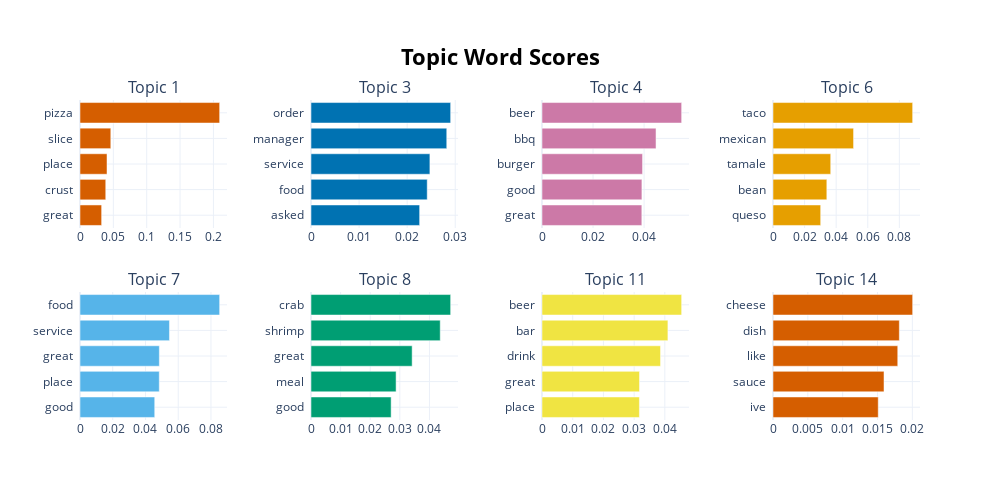

Notebook code for this chart:
### Code cell
topic_model.visualize_barchart(n_words=5)

### Figure 1 — Plotly figure (JSON) as saved in the notebook; plotly's stock layout.template omitted (floating-point values rounded to 4 significant figures)
{"data": [{"marker": {"color": "#D55E00"}, "orientation": "h", "type": "bar", "x": [0.03243, 0.0386, 0.04051, 0.04618, 0.2094], "xaxis": "x", "y": ["great  ", "crust  ", "place  ", "slice  ", "pizza  "], "yaxis": "y"}, {"marker": {"color": "#0072B2"}, "orientation": "h", "type": "bar", "x": [0.0226, 0.02417, 0.02473, 0.02824, 0.02905], "xaxis": "x2", "y": ["asked  ", "food  ", "service  ", "manager  ", "order  "], "yaxis": "y2"}, {"marker": {"color": "#CC79A7"}, "orientation": "h", "type": "bar", "x": [0.0391, 0.03914, 0.03939, 0.04466, 0.0547], "xaxis": "x3", "y": ["great  ", "good  ", "burger  ", "bbq  ", "beer  "], "yaxis": "y3"}, {"marker": {"color": "#E69F00"}, "orientation": "h", "type": "bar", "x": [0.03019, 0.03409, 0.03654, 0.05101, 0.08843], "xaxis": "x4", "y": ["queso  ", "bean  ", "tamale  ", "mexican  ", "taco  "], "yaxis": "y4"}, {"marker": {"color": "#56B4E9"}, "orientation": "h", "type": "bar", "x": [0.04565, 0.04842, 0.04846, 0.05464, 0.0853], "xaxis": "x5", "y": ["good  ", "place  ", "great  ", "service  ", "food  "], "yaxis": "y5"}, {"marker": {"color": "#009E73"}, "orientation": "h", "type": "bar", "x": [0.02706, 0.02873, 0.03416, 0.04364, 0.04716], "xaxis": "x6", "y": ["good  ", "meal  ", "great  ", "shrimp  ", "crab  "], "yaxis": "y6"}, {"marker": {"color": "#F0E442"}, "orientation": "h", "type": "bar", "x": [0.03172, 0.03175, 0.0386, 0.041, 0.04548], "xaxis": "x7", "y": ["place  ", "great  ", "drink  ", "bar  ", "beer  "], "yaxis": "y7"}, {"marker": {"color": "#D55E00"}, "orientation": "h", "type": "bar", "x": [0.01511, 0.01593, 0.01791, 0.01813, 0.02005], "xaxis": "x8", "y": ["ive  ", "sauce  ", "like  ", "dish  ", "cheese  "], "yaxis": "y8"}], "layout": {"annotations": [{"font": {"size": 16}, "showarrow": false, "text": "Topic 1", "x": 0.0875, "xanchor": "center", "xref": "paper", "y": 1, "yanchor": "bottom", "yref": "paper"}, {"font": {"size": 16}, "showarrow": false, "text": "Topic 3", "x": 0.3625, "xanchor": "center", "xref": "paper", "y": 1, "yanchor": "bottom", "yref": "paper"}, {"font": {"size": 16}, "showarrow": false, "text": "Topic 4", "x": 0.6375, "xanchor": "center", "xref": "paper", "y": 1, "yanchor": "bottom", "yref": "paper"}, {"font": {"size": 16}, "showarrow": false, "text": "Topic 6", "x": 0.9125, "xanchor": "center", "xref": "paper", "y": 1, "yanchor": "bottom", "yref": "paper"}, {"font": {"size": 16}, "showarrow": false, "text": "Topic 7", "x": 0.0875, "xanchor": "center", "xref": "paper", "y": 0.4, "yanchor": "bottom", "yref": "paper"}, {"font": {"size": 16}, "showarrow": false, "text": "Topic 8", "x": 0.3625, "xanchor": "center", "xref": "paper", "y": 0.4, "yanchor": "bottom", "yref": "paper"}, {"font": {"size": 16}, "showarrow": false, "text": "Topic 11", "x": 0.6375, "xanchor": "center", "xref": "paper", "y": 0.4, "yanchor": "bottom", "yref": "paper"}, {"font": {"size": 16}, "showarrow": false, "text": "Topic 14", "x": 0.9125, "xanchor": "center", "xref": "paper", "y": 0.4, "yanchor": "bottom", "yref": "paper"}], "height": 500, "hoverlabel": {"bgcolor": "white", "font": {"family": "Rockwell", "size": 16}}, "showlegend": false, "title": {"font": {"color": "Black", "size": 22}, "text": "<b>Topic Word Scores", "x": 0.5, "xanchor": "center", "yanchor": "top"}, "width": 1000, "xaxis": {"anchor": "y", "domain": [0, 0.175], "showgrid": true}, "xaxis2": {"anchor": "y2", "domain": [0.275, 0.45], "showgrid": true}, "xaxis3": {"anchor": "y3", "domain": [0.55, 0.725], "showgrid": true}, "xaxis4": {"anchor": "y4", "domain": [0.825, 1], "showgrid": true}, "xaxis5": {"anchor": "y5", "domain": [0, 0.175], "showgrid": true}, "xaxis6": {"anchor": "y6", "domain": [0.275, 0.45], "showgrid": true}, "xaxis7": {"anchor": "y7", "domain": [0.55, 0.725], "showgrid": true}, "xaxis8": {"anchor": "y8", "domain": [0.825, 1], "showgrid": true}, "yaxis": {"anchor": "x", "domain": [0.6, 1], "showgrid": true}, "yaxis2": {"anchor": "x2", "domain": [0.6, 1], "showgrid": true}, "yaxis3": {"anchor": "x3", "domain": [0.6, 1], "showgrid": true}, "yaxis4": {"anchor": "x4", "domain": [0.6, 1], "showgrid": true}, "yaxis5": {"anchor": "x5", "domain": [0, 0.4], "showgrid": true}, "yaxis6": {"anchor": "x6", "domain": [0, 0.4], "showgrid": true}, "yaxis7": {"anchor": "x7", "domain": [0, 0.4], "showgrid": true}, "yaxis8": {"anchor": "x8", "domain": [0, 0.4], "showgrid": true}}}
